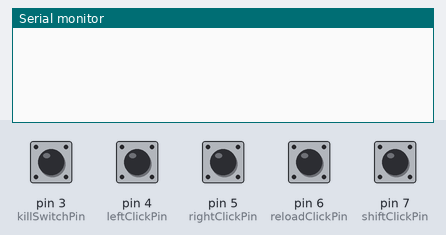
The sketch below on a simulated Arduino Leonardo, built with avr-gcc and run on an emulated ATmega32U4. Parts: the last lines printed to the serial monitor. Inputs (shaded band) come from the test bench; at power-on: pin 3 (killSwitchPin), pin 4 (leftClickPin), pin 5 (rightClickPin), pin 6 (reloadClickPin), pin 7 (shiftClickPin) HIGH. USB keyboard and mouse output is not drawn.

Above: at 1.2 s.
1.3 s: pin 3 (killSwitchPin) pulled LOW for 0.15 s
At 1.43 s:
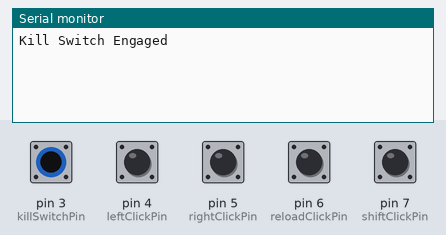
At 2.9 s:
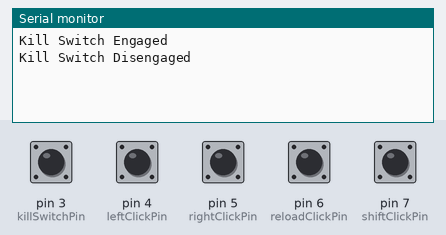

The sketch:

ArduinoToMouseKeyboard.ino
```cpp
#include "Mouse.h"
#include "Keyboard.h"
//https://www.arduino.cc/en/Tutorial/KeyboardAndMouseControl
//https://www.arduino.cc/en/Reference/MouseKeyboard
//https://www.arduino.cc/en/Reference/KeyboardModifiers


const int killSwitchPin = 3;
const int leftClickPin = 4;
const int rightClickPin = 5;
const int reloadClickPin = 6;
const int shiftClickPin = 7;


int lastKillSwitchState = 0;
int currentKillSwitchState = 0;
int lastLeftClickState = 0;
int currentLeftClickState = 0;
int lastRightClickState = 0;
int currentRightClickState = 0;
int lastReloadClickState = 0;
int currentReloadClickState = 0;
int lastShiftClickState =  0;
int currentShiftClickState = 0;

void setup() {
  // put your setup code here, to run once:

  //INPUT_PULLUP will pull the pin to high by default, instead of floating
  //so pull to ground to activate the pin.
  pinMode(killSwitchPin, INPUT_PULLUP);
  pinMode(leftClickPin, INPUT_PULLUP);
  pinMode(rightClickPin, INPUT_PULLUP);
  pinMode(reloadClickPin, INPUT_PULLUP);
  pinMode(shiftClickPin, INPUT_PULLUP);

  Serial.begin(9600);
  Mouse.begin();
  Keyboard.begin();
}

void loop() {
  // put your main code here, to run repeatedly:

  currentKillSwitchState = digitalRead(killSwitchPin)? 0 : 1;
  //Start the MouseKeyboard control if the kill switch is one
  if (currentKillSwitchState)
  {
    if (lastKillSwitchState != currentKillSwitchState)
    {
      lastKillSwitchState = currentKillSwitchState;
      Serial.println("Kill Switch Engaged");
    }

    //Press or Release depending on the state
    //Make sure you have a kill switch function for each button
    LeftClickCheck();
    RightClickCheck();
    ReloadClickCheck();
    ShiftClickCheck();

  }
  else
  {
    if (lastKillSwitchState != currentKillSwitchState)
    {
      lastKillSwitchState = currentKillSwitchState;
      Serial.println("Kill Switch Disengaged");
    }

    //unpress the buttons
    if (currentLeftClickState)
    {
      currentLeftClickState = 0;
      lastLeftClickState = currentLeftClickState;
      Mouse.release(MOUSE_LEFT);
    }
    if (currentRightClickState)
    {
      currentRightClickState = 0;
      lastRightClickState = currentRightClickState;
      Mouse.release(MOUSE_RIGHT);
    }
    //Release all the keyboards at once
    if (currentReloadClickState || currentShiftClickState)
    {
      currentReloadClickState = 0;
      lastReloadClickState = currentReloadClickState;
      currentShiftClickState = 0;
      lastShiftClickState = currentShiftClickState;

      Keyboard.releaseAll();
    }
  }
}

void LeftClickCheck()
{
  currentLeftClickState = digitalRead(leftClickPin) ? 0 : 1;
    //if it's just pressed, mouse press. vice versa
  if (lastLeftClickState != currentLeftClickState)
  {
    lastLeftClickState = currentLeftClickState;

    if (currentLeftClickState)
    {
      Mouse.press(MOUSE_LEFT);
    }
    else
    {
      Mouse.release(MOUSE_LEFT);
    }
  }
}

void RightClickCheck()
{
  currentRightClickState = digitalRead(rightClickPin) ? 0 : 1;
    //if it's just pressed, mouse press. vice versa
  if (lastRightClickState != currentRightClickState)
  {
    lastRightClickState = currentRightClickState;

    if (currentRightClickState)
    {
      Mouse.press(MOUSE_RIGHT);
    }
    else
    {
      Mouse.release(MOUSE_RIGHT);
    }
  }
}

void ReloadClickCheck()
{
  currentReloadClickState = digitalRead(reloadClickPin) ? 0 : 1;
    //if it's just pressed, mouse press. vice versa
  if (lastReloadClickState != currentReloadClickState)
  {
    lastReloadClickState = currentReloadClickState;

    if (currentReloadClickState)
    {
      Keyboard.press('r');
    }
    else
    {
      Keyboard.release('r');
    }
  }
}

void ShiftClickCheck()
{
  currentShiftClickState = digitalRead(shiftClickPin) ? 0 : 1;
    //if it's just pressed, mouse press. vice versa
  if (lastReloadClickState != currentReloadClickState)
  {
    lastShiftClickState = currentShiftClickState;

    if (currentShiftClickState)
    {
      Keyboard.press(KEY_LEFT_SHIFT);
    }
    else
    {
      Keyboard.release(KEY_LEFT_SHIFT);
    }
  }
}
```

Measured:
- after the input at 1.3 s, the serial monitor: prints a new line at once (image 1)
